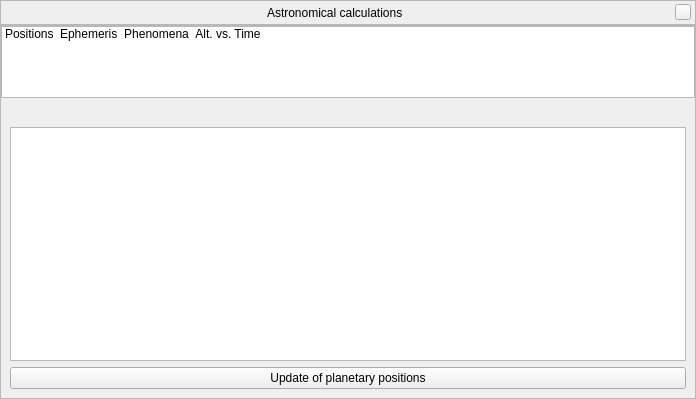
<?xml version="1.0" encoding="UTF-8"?>
<ui version="4.0">
 <class>astroCalcDialogForm</class>
 <widget class="QWidget" name="astroCalcDialogForm">
  <property name="geometry">
   <rect>
    <x>0</x>
    <y>0</y>
    <width>696</width>
    <height>399</height>
   </rect>
  </property>
  <layout class="QGridLayout" name="gridLayout_2">
   <property name="leftMargin">
    <number>0</number>
   </property>
   <property name="topMargin">
    <number>0</number>
   </property>
   <property name="rightMargin">
    <number>0</number>
   </property>
   <property name="bottomMargin">
    <number>0</number>
   </property>
   <property name="spacing">
    <number>0</number>
   </property>
   <item row="1" column="0">
    <widget class="QFrame" name="viewContent">
     <property name="frameShape">
      <enum>QFrame::StyledPanel</enum>
     </property>
     <property name="frameShadow">
      <enum>QFrame::Plain</enum>
     </property>
     <layout class="QVBoxLayout" name="verticalLayout_2">
      <property name="spacing">
       <number>0</number>
      </property>
      <property name="leftMargin">
       <number>0</number>
      </property>
      <property name="topMargin">
       <number>0</number>
      </property>
      <property name="rightMargin">
       <number>0</number>
      </property>
      <property name="bottomMargin">
       <number>0</number>
      </property>
      <item>
       <widget class="QListWidget" name="stackListWidget">
        <property name="minimumSize">
         <size>
          <width>0</width>
          <height>72</height>
         </size>
        </property>
        <property name="maximumSize">
         <size>
          <width>16777215</width>
          <height>72</height>
         </size>
        </property>
        <property name="focusPolicy">
         <enum>Qt::NoFocus</enum>
        </property>
        <property name="verticalScrollBarPolicy">
         <enum>Qt::ScrollBarAlwaysOff</enum>
        </property>
        <property name="horizontalScrollBarPolicy">
         <enum>Qt::ScrollBarAlwaysOff</enum>
        </property>
        <property name="iconSize">
         <size>
          <width>48</width>
          <height>48</height>
         </size>
        </property>
        <property name="flow">
         <enum>QListView::LeftToRight</enum>
        </property>
        <property name="resizeMode">
         <enum>QListView::Adjust</enum>
        </property>
        <property name="viewMode">
         <enum>QListView::IconMode</enum>
        </property>
        <property name="selectionRectVisible">
         <bool>false</bool>
        </property>
        <item>
         <property name="text">
          <string>Positions</string>
         </property>
         <property name="toolTip">
          <string>Planetary positions</string>
         </property>
         <property name="textAlignment">
          <set>AlignLeading|AlignVCenter</set>
         </property>
         <property name="icon">
          <iconset>
           <normalon>:/graphicGui/tabicon-AstroCalc-PlanetPos.png</normalon>
          </iconset>
         </property>
        </item>
        <item>
         <property name="text">
          <string>Ephemeris</string>
         </property>
         <property name="textAlignment">
          <set>AlignLeading|AlignVCenter</set>
         </property>
         <property name="icon">
          <iconset>
           <normalon>:/graphicGui/tabicon-AstroCalc-Ephemeris.png</normalon>
          </iconset>
         </property>
        </item>
        <item>
         <property name="text">
          <string>Phenomena</string>
         </property>
         <property name="icon">
          <iconset>
           <normalon>:/graphicGui/tabicon-AstroCalc-Phenomena.png</normalon>
          </iconset>
         </property>
        </item>
        <item>
         <property name="text">
          <string>Alt. vs. Time</string>
         </property>
         <property name="toolTip">
          <string>Altitude vs. Time</string>
         </property>
         <property name="icon">
          <iconset>
           <normalon>:/graphicGui/tabicon-AstroCalc-AltVsTime.png</normalon>
          </iconset>
         </property>
        </item>
       </widget>
      </item>
      <item>
       <widget class="QStackedWidget" name="stackedWidget">
        <property name="currentIndex">
         <number>0</number>
        </property>
        <widget class="QWidget" name="stackedWidgetPage1">
         <layout class="QVBoxLayout" name="verticalLayout">
          <item>
           <layout class="QHBoxLayout" name="horizontalLayout_10">
            <property name="topMargin">
             <number>0</number>
            </property>
            <item>
             <widget class="QLabel" name="positionsTimeLabel">
              <property name="text">
               <string/>
              </property>
              <property name="alignment">
               <set>Qt::AlignRight|Qt::AlignTrailing|Qt::AlignVCenter</set>
              </property>
             </widget>
            </item>
           </layout>
          </item>
          <item>
           <widget class="QTreeWidget" name="planetaryPositionsTreeWidget">
            <property name="editTriggers">
             <set>QAbstractItemView::NoEditTriggers</set>
            </property>
            <property name="rootIsDecorated">
             <bool>false</bool>
            </property>
            <property name="uniformRowHeights">
             <bool>true</bool>
            </property>
            <property name="itemsExpandable">
             <bool>false</bool>
            </property>
            <property name="sortingEnabled">
             <bool>true</bool>
            </property>
            <property name="expandsOnDoubleClick">
             <bool>false</bool>
            </property>
            <property name="columnCount">
             <number>0</number>
            </property>
            <attribute name="headerShowSortIndicator" stdset="0">
             <bool>true</bool>
            </attribute>
           </widget>
          </item>
          <item>
           <widget class="QPushButton" name="planetaryPositionsUpdateButton">
            <property name="text">
             <string>Update of planetary positions</string>
            </property>
           </widget>
          </item>
         </layout>
        </widget>
        <widget class="QWidget" name="stackedWidgetPage2">
         <layout class="QGridLayout" name="gridLayout_3">
          <item row="2" column="1">
           <widget class="QCheckBox" name="ephemerisShowDatesCheckBox">
            <property name="toolTip">
             <string>Show dates of positions of current celestial body near markers</string>
            </property>
            <property name="text">
             <string>Show dates of positions</string>
            </property>
           </widget>
          </item>
          <item row="5" column="0" colspan="2">
           <widget class="QTreeWidget" name="ephemerisTreeWidget">
            <property name="editTriggers">
             <set>QAbstractItemView::NoEditTriggers</set>
            </property>
            <property name="rootIsDecorated">
             <bool>false</bool>
            </property>
            <property name="uniformRowHeights">
             <bool>true</bool>
            </property>
            <property name="itemsExpandable">
             <bool>false</bool>
            </property>
            <property name="sortingEnabled">
             <bool>true</bool>
            </property>
            <property name="expandsOnDoubleClick">
             <bool>false</bool>
            </property>
            <property name="columnCount">
             <number>0</number>
            </property>
           </widget>
          </item>
          <item row="2" column="0">
           <widget class="QCheckBox" name="ephemerisShowMarkersCheckBox">
            <property name="toolTip">
             <string>Show markers of positions of the current celestial body on the sky</string>
            </property>
            <property name="text">
             <string>Show markers of positions</string>
            </property>
           </widget>
          </item>
          <item row="0" column="0">
           <layout class="QHBoxLayout" name="horizontalLayout">
            <item>
             <widget class="QLabel" name="celestialBodyName">
              <property name="text">
               <string>Celestial body:</string>
              </property>
             </widget>
            </item>
            <item>
             <widget class="QComboBox" name="celestialBodyComboBox">
              <property name="editable">
               <bool>true</bool>
              </property>
              <property name="currentText">
               <string/>
              </property>
              <property name="currentIndex">
               <number>-1</number>
              </property>
              <property name="insertPolicy">
               <enum>QComboBox::NoInsert</enum>
              </property>
             </widget>
            </item>
           </layout>
          </item>
          <item row="4" column="0" colspan="2">
           <layout class="QHBoxLayout" name="horizontalLayout_11">
            <item>
             <widget class="QPushButton" name="ephemerisCleanupButton">
              <property name="text">
               <string>Cleanup ephemerides</string>
              </property>
             </widget>
            </item>
            <item>
             <widget class="QPushButton" name="ephemerisPushButton">
              <property name="text">
               <string>Calculate ephemeris</string>
              </property>
             </widget>
            </item>
            <item>
             <widget class="QPushButton" name="ephemerisSaveButton">
              <property name="text">
               <string>Save ephemeris</string>
              </property>
             </widget>
            </item>
           </layout>
          </item>
          <item row="0" column="1">
           <layout class="QHBoxLayout" name="horizontalLayout_2">
            <item>
             <widget class="QLabel" name="ephemerisStepLabel">
              <property name="text">
               <string>Time step:</string>
              </property>
             </widget>
            </item>
            <item>
             <widget class="QComboBox" name="ephemerisStepComboBox">
              <property name="editable">
               <bool>true</bool>
              </property>
              <property name="insertPolicy">
               <enum>QComboBox::NoInsert</enum>
              </property>
             </widget>
            </item>
           </layout>
          </item>
          <item row="1" column="1">
           <layout class="QHBoxLayout" name="horizontalLayout_4">
            <item>
             <widget class="QLabel" name="dateToLabel">
              <property name="text">
               <string>To:</string>
              </property>
             </widget>
            </item>
            <item>
             <widget class="QDateTimeEdit" name="dateToDateTimeEdit">
              <property name="displayFormat">
               <string notr="true">yyyy.MM.dd hh:mm</string>
              </property>
              <property name="calendarPopup">
               <bool>true</bool>
              </property>
             </widget>
            </item>
           </layout>
          </item>
          <item row="1" column="0">
           <layout class="QHBoxLayout" name="horizontalLayout_3">
            <item>
             <widget class="QLabel" name="dateFromLabel">
              <property name="text">
               <string>From:</string>
              </property>
             </widget>
            </item>
            <item>
             <widget class="QDateTimeEdit" name="dateFromDateTimeEdit">
              <property name="displayFormat">
               <string notr="true">yyyy.MM.dd hh:mm</string>
              </property>
              <property name="calendarPopup">
               <bool>true</bool>
              </property>
             </widget>
            </item>
           </layout>
          </item>
         </layout>
        </widget>
        <widget class="QWidget" name="stackedWidgetPage3">
         <layout class="QGridLayout" name="gridLayout_4">
          <item row="3" column="0" colspan="2">
           <widget class="QTreeWidget" name="phenomenaTreeWidget">
            <property name="editTriggers">
             <set>QAbstractItemView::NoEditTriggers</set>
            </property>
            <property name="rootIsDecorated">
             <bool>false</bool>
            </property>
            <property name="uniformRowHeights">
             <bool>true</bool>
            </property>
            <property name="itemsExpandable">
             <bool>false</bool>
            </property>
            <property name="sortingEnabled">
             <bool>true</bool>
            </property>
            <property name="expandsOnDoubleClick">
             <bool>false</bool>
            </property>
            <property name="columnCount">
             <number>0</number>
            </property>
           </widget>
          </item>
          <item row="2" column="1">
           <layout class="QHBoxLayout" name="horizontalLayout_9">
            <item>
             <widget class="QPushButton" name="phenomenaPushButton">
              <property name="text">
               <string>Calculate phenomena</string>
              </property>
             </widget>
            </item>
            <item>
             <widget class="QPushButton" name="phenomenaSaveButton">
              <property name="text">
               <string>Save phenomena</string>
              </property>
             </widget>
            </item>
           </layout>
          </item>
          <item row="1" column="0">
           <layout class="QHBoxLayout" name="horizontalLayout_6">
            <item>
             <widget class="QLabel" name="phenomenFromLabel">
              <property name="text">
               <string>From:</string>
              </property>
             </widget>
            </item>
            <item>
             <widget class="QDateEdit" name="phenomenFromDateEdit">
              <property name="displayFormat">
               <string notr="true">yyyy.MM.dd</string>
              </property>
              <property name="calendarPopup">
               <bool>true</bool>
              </property>
             </widget>
            </item>
           </layout>
          </item>
          <item row="0" column="0" colspan="2">
           <layout class="QHBoxLayout" name="horizontalLayout_5">
            <item>
             <widget class="QLabel" name="betweenObjectsLabel">
              <property name="text">
               <string>Between objects:</string>
              </property>
             </widget>
            </item>
            <item>
             <widget class="QComboBox" name="object1ComboBox">
              <property name="editable">
               <bool>true</bool>
              </property>
              <property name="insertPolicy">
               <enum>QComboBox::NoInsert</enum>
              </property>
             </widget>
            </item>
            <item>
             <widget class="QLabel" name="andLabel">
              <property name="sizePolicy">
               <sizepolicy hsizetype="Fixed" vsizetype="Preferred">
                <horstretch>0</horstretch>
                <verstretch>0</verstretch>
               </sizepolicy>
              </property>
              <property name="minimumSize">
               <size>
                <width>50</width>
                <height>0</height>
               </size>
              </property>
              <property name="text">
               <string>and</string>
              </property>
              <property name="alignment">
               <set>Qt::AlignCenter</set>
              </property>
             </widget>
            </item>
            <item>
             <widget class="QComboBox" name="object2ComboBox">
              <property name="sizePolicy">
               <sizepolicy hsizetype="MinimumExpanding" vsizetype="Fixed">
                <horstretch>0</horstretch>
                <verstretch>0</verstretch>
               </sizepolicy>
              </property>
              <property name="editable">
               <bool>true</bool>
              </property>
              <property name="insertPolicy">
               <enum>QComboBox::NoInsert</enum>
              </property>
             </widget>
            </item>
           </layout>
          </item>
          <item row="1" column="1">
           <layout class="QHBoxLayout" name="horizontalLayout_7">
            <item>
             <widget class="QLabel" name="phenomenToLabel">
              <property name="text">
               <string>To:</string>
              </property>
             </widget>
            </item>
            <item>
             <widget class="QDateEdit" name="phenomenToDateEdit">
              <property name="displayFormat">
               <string notr="true">yyyy.MM.dd</string>
              </property>
              <property name="calendarPopup">
               <bool>true</bool>
              </property>
             </widget>
            </item>
           </layout>
          </item>
          <item row="2" column="0">
           <layout class="QHBoxLayout" name="horizontalLayout_8">
            <item>
             <widget class="QLabel" name="allowedSeparationLabel">
              <property name="text">
               <string>Maximum allowed separation:</string>
              </property>
             </widget>
            </item>
            <item>
             <widget class="QDoubleSpinBox" name="allowedSeparationDoubleSpinBox">
              <property name="toolTip">
               <string>Value in decimal degrees</string>
              </property>
              <property name="decimals">
               <number>4</number>
              </property>
              <property name="maximum">
               <double>10.000000000000000</double>
              </property>
              <property name="value">
               <double>1.000000000000000</double>
              </property>
             </widget>
            </item>
           </layout>
          </item>
         </layout>
        </widget>
        <widget class="QWidget" name="stackedWidgetPage4">
         <layout class="QGridLayout" name="gridLayout_5">
          <item row="0" column="0" colspan="2">
           <widget class="QCustomPlot" name="altVsTimePlot" native="true">
            <property name="enabled">
             <bool>true</bool>
            </property>
           </widget>
          </item>
          <item row="1" column="0" colspan="2">
           <widget class="QLabel" name="altVsTimeLabel">
            <property name="sizePolicy">
             <sizepolicy hsizetype="Preferred" vsizetype="Minimum">
              <horstretch>0</horstretch>
              <verstretch>0</verstretch>
             </sizepolicy>
            </property>
            <property name="maximumSize">
             <size>
              <width>16777215</width>
              <height>30</height>
             </size>
            </property>
            <property name="text">
             <string>Please select object to plotting graph 'Altitude vs. Time' for it.</string>
            </property>
            <property name="alignment">
             <set>Qt::AlignCenter</set>
            </property>
            <property name="wordWrap">
             <bool>true</bool>
            </property>
           </widget>
          </item>
         </layout>
        </widget>
       </widget>
      </item>
     </layout>
    </widget>
   </item>
   <item row="0" column="0">
    <widget class="BarFrame" name="TitleBar">
     <property name="minimumSize">
      <size>
       <width>16</width>
       <height>25</height>
      </size>
     </property>
     <property name="maximumSize">
      <size>
       <width>16777215</width>
       <height>25</height>
      </size>
     </property>
     <property name="frameShape">
      <enum>QFrame::StyledPanel</enum>
     </property>
     <layout class="QHBoxLayout">
      <property name="leftMargin">
       <number>0</number>
      </property>
      <property name="topMargin">
       <number>0</number>
      </property>
      <property name="rightMargin">
       <number>4</number>
      </property>
      <property name="bottomMargin">
       <number>0</number>
      </property>
      <item>
       <spacer>
        <property name="orientation">
         <enum>Qt::Horizontal</enum>
        </property>
        <property name="sizeHint" stdset="0">
         <size>
          <width>40</width>
          <height>20</height>
         </size>
        </property>
       </spacer>
      </item>
      <item>
       <widget class="QLabel" name="stelWindowTitle">
        <property name="palette">
         <palette>
          <active/>
          <inactive/>
          <disabled/>
         </palette>
        </property>
        <property name="font">
         <font/>
        </property>
        <property name="text">
         <string>Astronomical calculations</string>
        </property>
       </widget>
      </item>
      <item>
       <spacer>
        <property name="orientation">
         <enum>Qt::Horizontal</enum>
        </property>
        <property name="sizeHint" stdset="0">
         <size>
          <width>40</width>
          <height>20</height>
         </size>
        </property>
       </spacer>
      </item>
      <item>
       <widget class="QPushButton" name="closeStelWindow">
        <property name="minimumSize">
         <size>
          <width>16</width>
          <height>16</height>
         </size>
        </property>
        <property name="maximumSize">
         <size>
          <width>16</width>
          <height>16</height>
         </size>
        </property>
        <property name="focusPolicy">
         <enum>Qt::NoFocus</enum>
        </property>
        <property name="text">
         <string/>
        </property>
       </widget>
      </item>
     </layout>
    </widget>
   </item>
  </layout>
 </widget>
 <customwidgets>
  <customwidget>
   <class>BarFrame</class>
   <extends>QFrame</extends>
   <header>Dialog.hpp</header>
   <container>1</container>
  </customwidget>
  <customwidget>
   <class>QCustomPlot</class>
   <extends>QWidget</extends>
   <header>qcustomplot.h</header>
  </customwidget>
 </customwidgets>
 <resources/>
 <connections/>
</ui>
